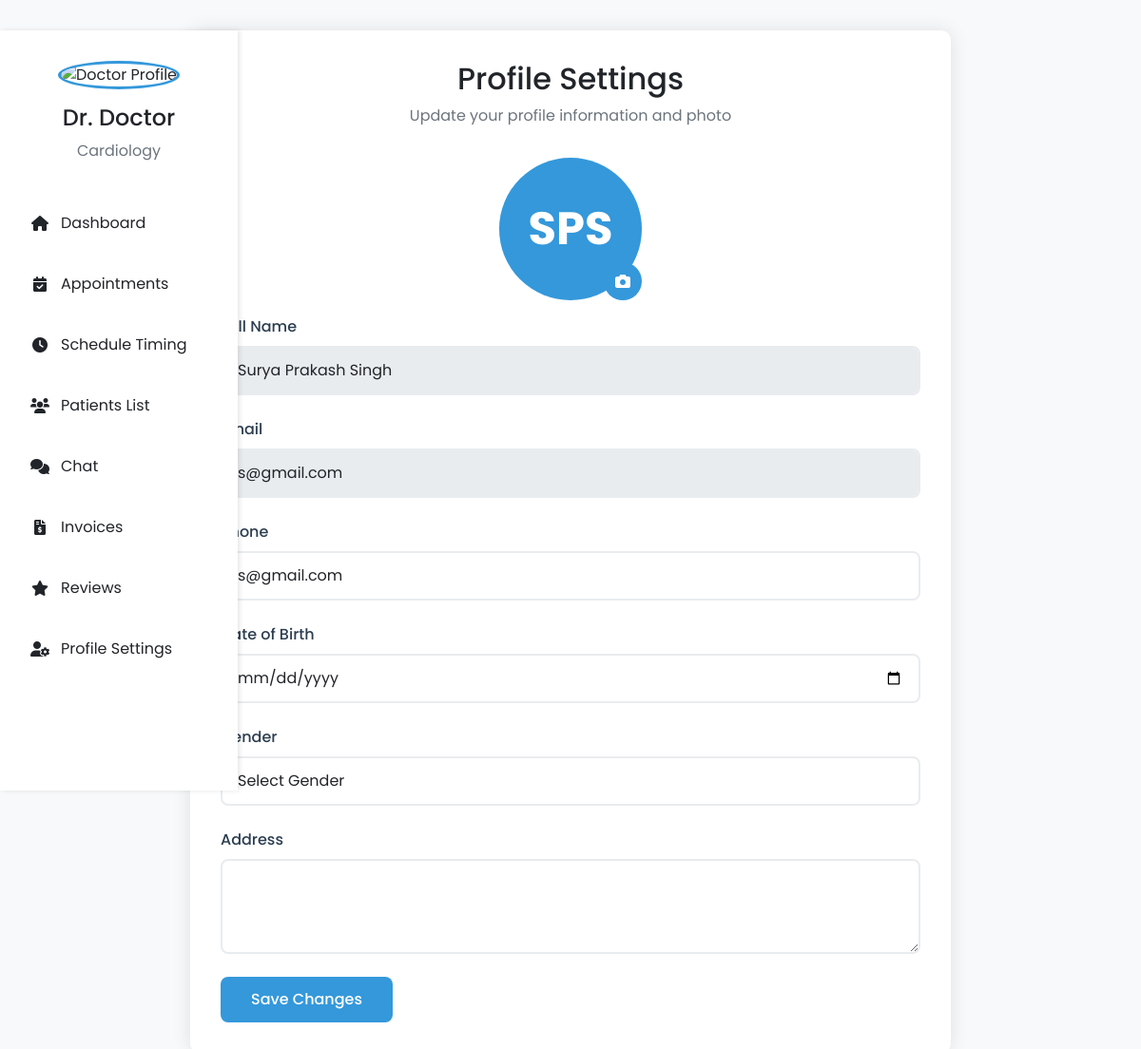
Page /patient/profile_settings.php (signed in) on the committed database.
### tables this page shows
CREATE TABLE `doctors` (
  `doctor_id` int(11) NOT NULL,
  `full_name` varchar(100) NOT NULL,
  `email` varchar(100) NOT NULL,
  `password` varchar(255) NOT NULL,
  `phone` varchar(20) DEFAULT NULL,
  `specialization` varchar(100) NOT NULL,
  `qualification` varchar(100) NOT NULL,
  `experience` int(11) NOT NULL,
  `license_no` varchar(50) NOT NULL,
  `is_verified` tinyint(1) DEFAULT 0,
  `created_at` timestamp NULL DEFAULT current_timestamp()
);

CREATE TABLE `patients` (
  `patient_id` int(11) NOT NULL,
  `full_name` varchar(100) NOT NULL,
  `email` varchar(100) NOT NULL,
  `password` varchar(255) NOT NULL,
  `phone` varchar(20) DEFAULT NULL,
  `date_of_birth` date DEFAULT NULL,
  `gender` enum('Male','Female','Other') DEFAULT NULL,
  `address` text DEFAULT NULL,
  `created_at` timestamp NULL DEFAULT current_timestamp()
);

### patient/profile_settings.php (the view, shortened to what this page needs)
<?php
require_once('../config.php');
$patientId = $_SESSION['user_id'];
$stmt = $con->prepare("SELECT * FROM patients WHERE patient_id = ?");
$stmt->bind_param("i", $patientId);
$stmt->execute();
$patient = $stmt->get_result()->fetch_assoc();
?>
<!DOCTYPE html>
<html lang="en">
<head>
    <link rel="stylesheet" href="https://cdnjs.cloudflare.com/ajax/libs/font-awesome/6.0.0/css/all.min.css">
    <link href="https://cdn.jsdelivr.net/npm/bootstrap@5.1.3/dist/css/bootstrap.min.css" rel="stylesheet">
</head>
<body>
    <div class="dashboard-container">
        <?php include 'includes/sidebar.php'; ?>
        <div class="main-content">
            <div class="profile-container">
                <div class="profile-header">
                    <h2>Profile Settings</h2>
                    <p class="text-muted">Update your profile information and photo</p>
                </div>
                <form method="POST" enctype="multipart/form-data">
                    <div class="profile-image-container">
                        <?php if (isset($patient['profile_image']) && file_exists("../" . $patient['profile_image'])): ?>
                            <img src="../<?php echo $patient['profile_image']; ?>" alt="Profile" class="profile-image">
                        <?php else: ?>
                            <div class="profile-initials">
                                <?php
                                    $name = explode(' ', $patient['full_name']);
                                    $initials = '';
                                    foreach($name as $n) {
                                        $initials .= strtoupper(substr($n, 0, 1));
                                    }
                                    echo $initials;
                                ?>
                            </div>
                        <?php endif; ?>
                        <label for="profile_image" class="upload-btn">
                            <i class="fas fa-camera"></i>
                        </label>
                    </div>
                    <div class="form-group">
                        <label class="form-label">Full Name</label>
                        <input type="text" class="form-control" value="<?php echo htmlspecialchars($patient['full_name']); ?>" readonly>
                    </div>
                    <div class="form-group">
                        <label class="form-label">Email</label>
                        <input type="email" class="form-control" value="<?php echo htmlspecialchars($patient['email']); ?>" readonly>
                    </div>
                    <div class="form-group">
                        <label class="form-label">Phone</label>
                        <input type="tel" class="form-control" value="<?php echo htmlspecialchars($patient['phone'] ?? ''); ?>">
                    </div>
                    <div class="form-group">
                        <label class="form-label">Date of Birth</label>
                        <input type="date" class="form-control" value="<?php echo htmlspecialchars($patient['date_of_birth'] ?? ''); ?>">
                    </div>
                    <div class="form-group">
                        <label class="form-label">Gender</label>
                        <select class="form-control" name="gender">
                            <option value="">Select Gender</option>
                        </select>
                    </div>
                    <div class="form-group">
                        <label class="form-label">Address</label>
                        <textarea class="form-control" rows="3"><?php echo htmlspecialchars($patient['address'] ?? ''); ?></textarea>
                    </div>
                    <button type="submit" class="btn btn-save">Save Changes</button>
                </form>
            </div>
        </div>
    </div>
</body>
</html>

### doctor/includes/sidebar.php (shortened to what this page needs)
<?php
$stmt = $con->prepare("SELECT * FROM doctors WHERE doctor_id = ?");
$stmt->bind_param("i", $_SESSION['user_id']);
$stmt->execute();
$doctor = $stmt->get_result()->fetch_assoc();
?>
<div class="sidebar">
    <div class="doctor-profile">
        <img src="../<?php echo $doctor['profile_image'] ?? 'assets/images/default-profile.png'; ?>" alt="Doctor Profile" class="profile-image">
        <h4>Dr. <?php echo htmlspecialchars($doctor['full_name']); ?></h4>
        <p class="text-muted"><?php echo htmlspecialchars($doctor['specialization']); ?></p>
    </div>
    <nav>
        <div class="nav-item">
            <a href="dashboard.php" class="nav-link <?php echo basename($_SERVER['PHP_SELF']) == 'dashboard.php' ? 'active' : ''; ?>">
                <i class="fas fa-home"></i> Dashboard
            </a>
        </div>
        <div class="nav-item">
            <a href="appointments.php" class="nav-link <?php echo basename($_SERVER['PHP_SELF']) == 'appointments.php' ? 'active' : ''; ?>">
                <i class="fas fa-calendar-check"></i> Appointments
            </a>
        </div>
        <div class="nav-item">
            <a href="schedule.php" class="nav-link <?php echo basename($_SERVER['PHP_SELF']) == 'schedule.php' ? 'active' : ''; ?>">
                <i class="fas fa-clock"></i> Schedule Timing
            </a>
        </div>
        <div class="nav-item">
            <a href="patients.php" class="nav-link <?php echo basename($_SERVER['PHP_SELF']) == 'patients.php' ? 'active' : ''; ?>">
                <i class="fas fa-users"></i> Patients List
            </a>
        </div>
        <div class="nav-item">
            <a href="chat.php" class="nav-link <?php echo basename($_SERVER['PHP_SELF']) == 'chat.php' ? 'active' : ''; ?>">
                <i class="fas fa-comments"></i> Chat
            </a>
        </div>
        <div class="nav-item">
            <a href="invoices.php" class="nav-link <?php echo basename($_SERVER['PHP_SELF']) == 'invoices.php' ? 'active' : ''; ?>">
                <i class="fas fa-file-invoice-dollar"></i> Invoices
            </a>
        </div>
        <div class="nav-item">
            <a href="reviews.php" class="nav-link <?php echo basename($_SERVER['PHP_SELF']) == 'reviews.php' ? 'active' : ''; ?>">
                <i class="fas fa-star"></i> Reviews
            </a>
        </div>
        <div class="nav-item">
            <a href="profile.php" class="nav-link <?php echo basename($_SERVER['PHP_SELF']) == 'profile.php' ? 'active' : ''; ?>">
                <i class="fas fa-user-cog"></i> Profile Settings
            </a>
        </div>
    </nav>
</div>

### patient/profile_settings.php (style rules this page uses)
body { background-color: #f8f9fa; font-family: 'Poppins', sans-serif; }
.profile-container { max-width: 800px; margin: 2rem auto; padding: 2rem; background: white; border-radius: 10px; box-shadow: 0 0 20px rgba(0,0,0,0.1); }
.profile-header { text-align: center; margin-bottom: 2rem; }
.profile-image-container { width: 150px; height: 150px; margin: 0 auto 1rem; position: relative; }
.profile-image { width: 100%; height: 100%; border-radius: 50%; object-fit: cover; border: 3px solid #3498db; }
.profile-initials { width: 100%; height: 100%; border-radius: 50%; background-color: #3498db; color: white; display: flex; align-items: center; justify-content: center; font-size: 3rem; font-weight: bold; }
.upload-btn { position: absolute; bottom: 0; right: 0; background: #3498db; color: white; width: 40px; height: 40px; border-radius: 50%; display: flex; align-items: center; justify-content: center; cursor: pointer; transition: all 0.3s ease; }
.form-group { margin-bottom: 1.5rem; }
.form-label { font-weight: 500; color: #2c3e50; }
.form-control { border-radius: 8px; padding: 0.75rem 1rem; border: 2px solid #e9ecef; transition: all 0.3s ease; }
.btn-save { background: #3498db; color: white; padding: 0.75rem 2rem; border-radius: 8px; border: none; font-weight: 500; transition: all 0.3s ease; }

### doctor/includes/sidebar.php (style rules this page uses)
.sidebar { width: 250px; background: white; box-shadow: 2px 0 5px rgba(0,0,0,0.1); padding: 2rem 0; position: fixed; height: 100vh; overflow-y: auto; }
.doctor-profile { text-align: center; padding: 0 1rem; margin-bottom: 2rem; }
.doctor-profile .profile-image { width: 100px; height: 100px; border-radius: 50%; margin-bottom: 1rem; object-fit: cover; }
.nav-item { padding: 0.5rem 1rem; }
.nav-link { display: flex; align-items: center; padding: 0.75rem 1rem; color: var(--dark-text); text-decoration: none; border-radius: 5px; transition: all 0.3s ease; }
.nav-link i { margin-right: 0.75rem; width: 20px; text-align: center; }

### rows in the picture
doctors: full_name "Doctor", specialization "Cardiology"
patients: full_name "Surya Prakash Singh", email "s@gmail.com", phone "s@gmail.com"

### other values in the picture
$initials "SPS"
